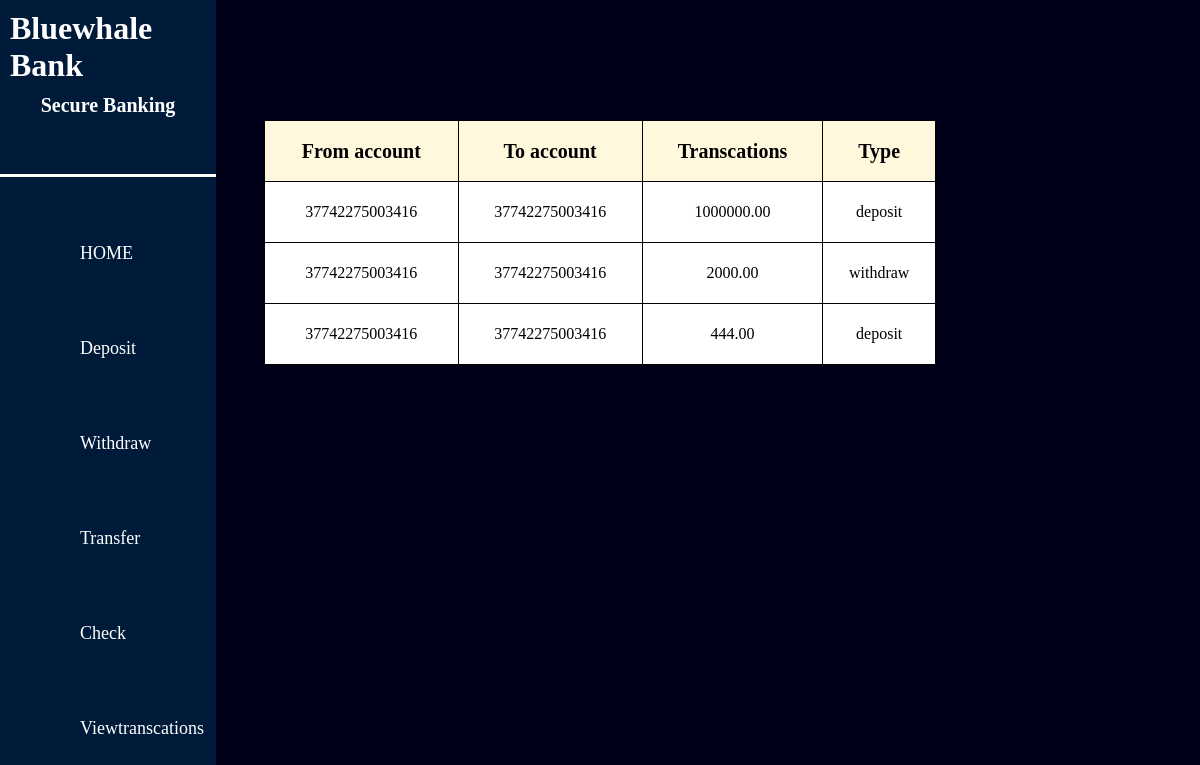
Page /viewtranscations (signed in) on the committed database.
### Bank/models.py (models this page shows)
class Transcations(models.Model):
    choices=[('transcation','TRANSCATION'), ('deposit', "DEPOSIT"), ("withdraw", "WITHDRAW")]
    date=models.DateTimeField(auto_now=True)
    amount=models.DecimalField(max_digits=10,decimal_places=2)
    type=models.CharField(choices=choices)
    from_account=models.ForeignKey(User_accounts,related_name='unique', on_delete=models.DO_NOTHING)
    to_account=models.ForeignKey(User_accounts,related_name='odd',on_delete=models.DO_NOTHING)
    user_id = models.ForeignKey(User, null=True, on_delete=models.DO_NOTHING)

class User_accounts(models.Model):
    account_number=models.CharField(max_length=14)
    user_id=models.ForeignKey(User,on_delete=models.DO_NOTHING)
    current_balance=models.DecimalField(max_digits=10,decimal_places=2, default=0.0)
    is_active=models.BooleanField(default=True)
    created_data=models.DateTimeField(auto_now=True)

### Bank/views.py (the view)
# urls.py: path('viewtranscations',viewtranscations),
@csrf_exempt
def viewtranscations(request):
    if not request.user.is_authenticated:
        return redirect(request,'login')
    if request.method=="GET":
        user=request.user
        Transcation=Transcations.objects.filter(
            user_id=request.user
        )
        process={
            'Transcations':Transcation
        }
        Transcation=Transcation.first()
        return render(request,'viewtranscations.html',context=process)

### templates/viewtranscations.html (shortened to what this page needs)
<!DOCTYPE html>
<html lang="en">
<head>
    {% load static %}
    <link rel="stylesheet" href="{% static 'views.css' %}">
</head>
<body>
    <div class="template-page">
        <div class="template">
            <span>Bluewhale Bank</span>
            <h6 id="secure">Secure Banking</h6>
        </div>
        <ul>
            <li>
                <a href="http://127.0.0.1:8000/features">
                    <p>HOME</p>
                </a>
            </li>
            <li>
                <a href="#">
                    <p>Deposit</p>
                </a>
            </li>
            <li>
                <a href="#">
                    <p>Withdraw</p>
                </a>
            </li>
            <li>
                <a href="#">
                    <p>Transfer</p>
                </a>
            </li>
            <li>
                <a href="#">
                    <p>Check</p>
                </a>
            </li>
            <li>
                <a href="#">
                    <p>Viewtranscations</p>
                </a>
            </li>
        </ul>
    </div>
    <div class="tables">
        <form action="" method="POST">
            <table>
                <tr>
                    <th>From account</th>
                    <th>To account</th>
                    <th>Transcations</th>
                    <th>Type</th>
                </tr>
                {% for process in Transcations %}
                <tr>
                    <td>{{process.from_account.account_number}}</td>
                    <td>{{process.to_account.account_number}}</td>
                    <td>{{process.amount}}</td>
                    <td>{{process.type}}</td>
                </tr>
                {% endfor %}
            </table>
        </form>
    </div>
</body>
</html>

### static/views.css (style rules this page uses)
a { text-decoration: none; color: white; }
.template-page { width: 18vw; height: 100vh; background-color: rgb(0, 27, 58) ; color: rgb(0, 0, 0); position: fixed; left: 0; top: 0; display: flex; flex-direction: column; }
.template { color: white; font-size: 32px; font-weight: bold; padding: 10px; border-bottom: 3px solid white; }
#secure { display: flex; justify-content: center; margin-top: 10px; font-size: 20px; font-weight: bold; }
ul { list-style: none; margin-top: 25px; }
ul li { margin: 8px 15px; }
ul li a { display: flex; align-items: center; gap: 10px; padding: 15px; border-radius: 10px; font-size: 18px; }
body { padding: 0px; margin: 0px; background-color:rgb(0, 0, 24) ; }
table { border-collapse: collapse; width: 50%; }
th,td { border: 1px solid black; padding: 10px; text-align: center; height: 5vh; background-color: white; }
th { background-color:cornsilk; font-size: 20px; }
.tables { display: flex; justify-content: center; margin: 10%; }
table { width: 56vw; }

### rows in the picture
Transcations: from_account.account_number "37742275003416", to_account.account_number "37742275003416", amount "1000000.00", type "deposit"
Transcations: from_account.account_number "37742275003416", to_account.account_number "37742275003416", amount "2000.00", type "withdraw"
Transcations: from_account.account_number "37742275003416", to_account.account_number "37742275003416", amount "444.00", type "deposit"
